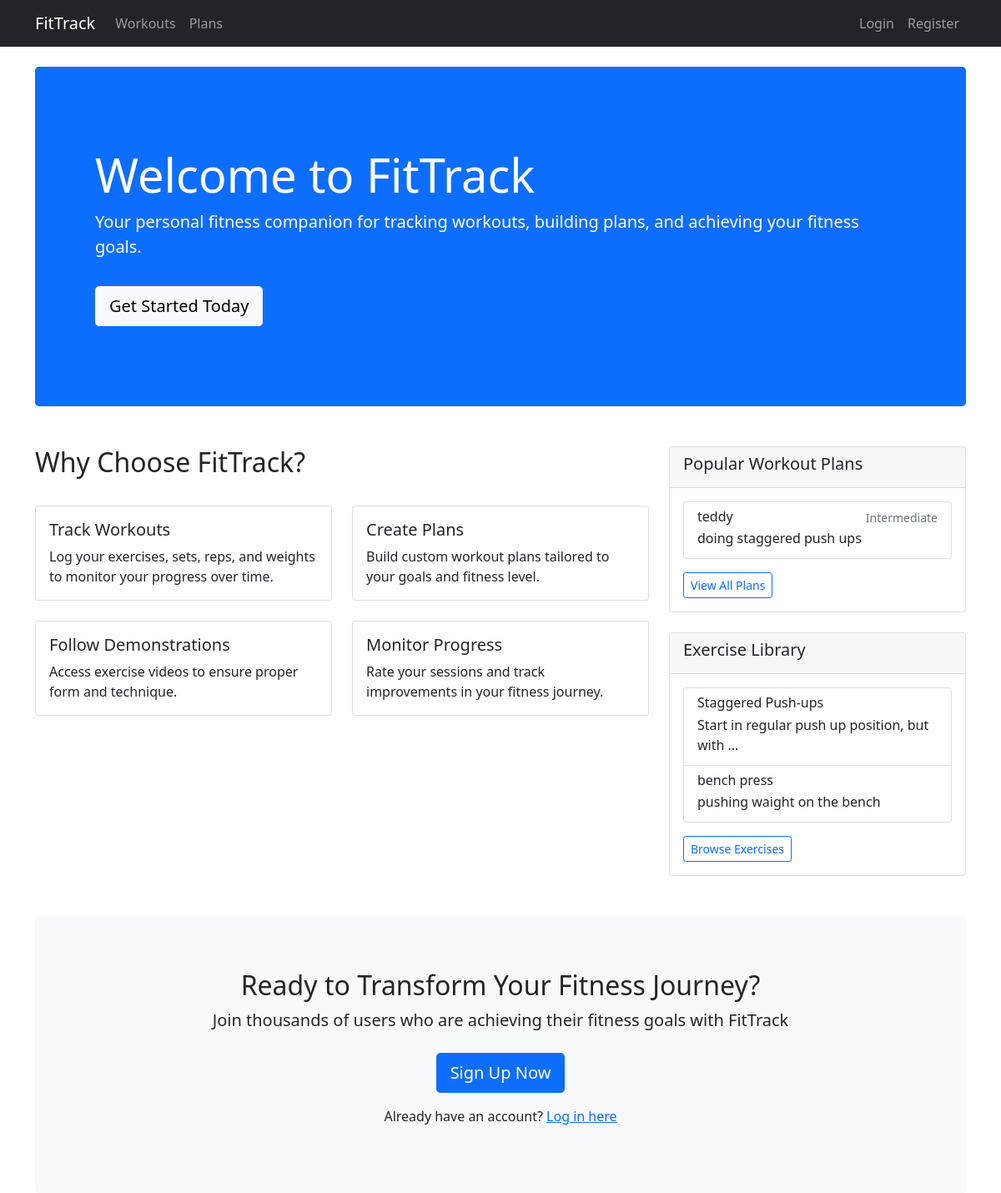
The app's page /, older data.
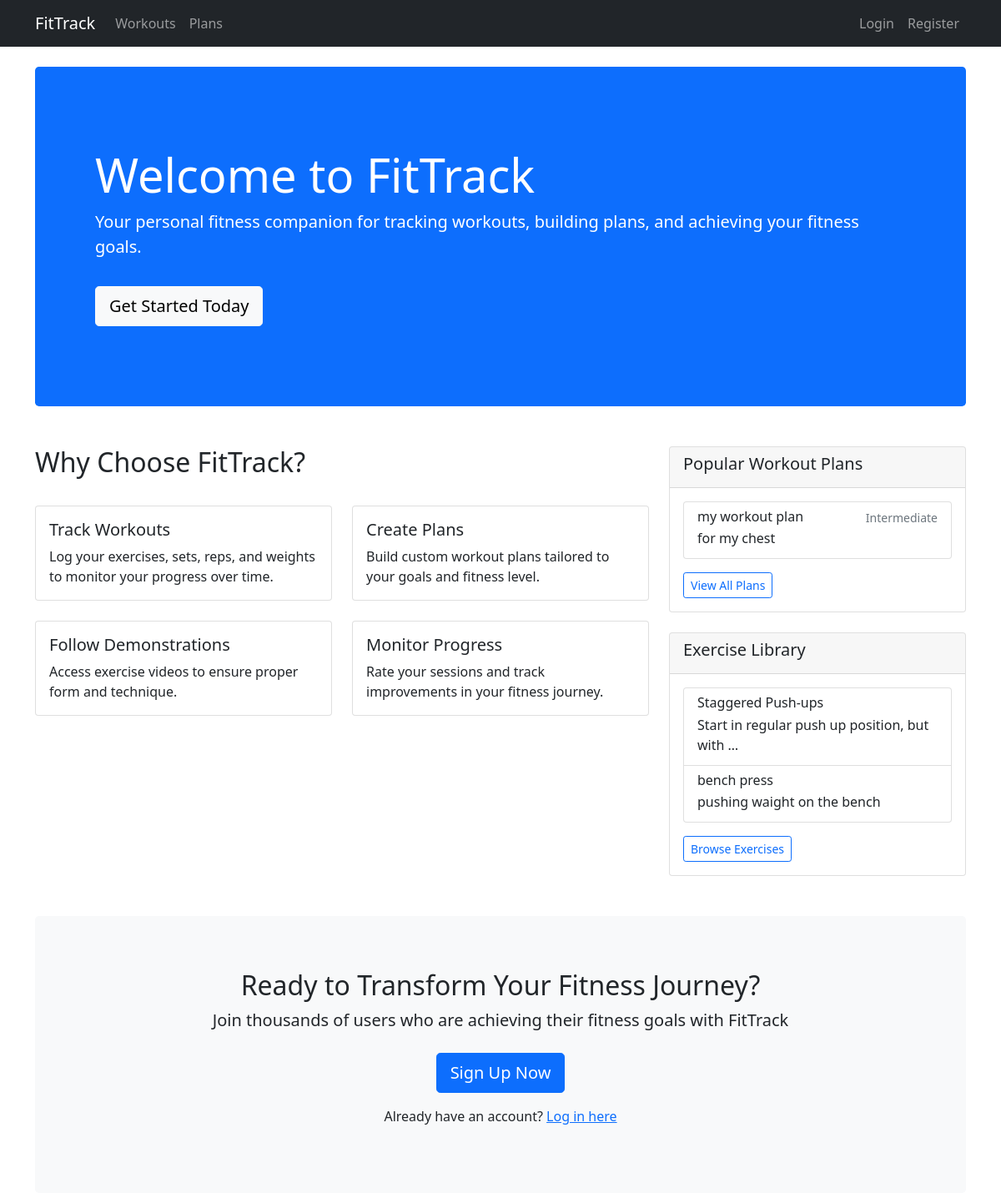
The same page, newer data.
### workouts/models.py (models this page shows, shortened)
class WorkoutPlan(models.Model):
    DIFFICULTY_CHOICES = [
        ('B', 'Beginner'),
        ('I', 'Intermediate'),
        ('A', 'Advanced'),
    ]
    name = models.CharField(max_length=200)
    creator = models.ForeignKey(User, on_delete=models.CASCADE, related_name='created_plans')
    workouts = models.ManyToManyField(Workout, through='WorkoutPlanItem')
    description = models.TextField()
    difficulty = models.CharField(max_length=1, choices=DIFFICULTY_CHOICES, default='B')
    is_public = models.BooleanField(default=False)
    created_at = models.DateTimeField(auto_now_add=True)
    class Meta:
        ordering = ['-created_at']

class Workout(models.Model):
    name = models.CharField(max_length=200)
    description = models.TextField()
    muscle_groups = models.ManyToManyField(MuscleGroup)
    demonstration_video_url = models.URLField(blank=True, null=True)
    created_by = models.ForeignKey(User, on_delete=models.SET_NULL, null=True)
    created_at = models.DateTimeField(auto_now_add=True)
    class Meta:
        ordering = ['name']

### workouts/views.py (the view)
# urls.py: path('', views.index)
def index(request):
    public_plans = WorkoutPlan.objects.filter(is_public=True)[:5]
    recent_workouts = Workout.objects.all()[:5]
    return render(request, 'workouts/index.html', {
        'public_plans': public_plans,
        'recent_workouts': recent_workouts
    })

### workouts/templates/workouts/index.html (shortened to what this page needs)
{% extends 'workouts/base.html' %}
{% block content %}
<div class="row">
    <div class="col-12 mb-5">
        <div class="p-5 bg-primary text-white rounded-3">
            <div class="container-fluid py-5">
                <h1 class="display-4">Welcome to FitTrack</h1>
                <p class="lead">Your personal fitness companion for tracking workouts, building plans, and achieving your fitness goals.</p>
                {% if not user.is_authenticated %}
                <a class="btn btn-light btn-lg mt-3" href="{% url 'workouts:register' %}" role="button">Get Started Today</a>
                {% endif %}
            </div>
        </div>
    </div>
</div>
<div class="row">
    <div class="col-md-8">
        {% if user.is_authenticated %}
        <div class="row mb-4">
            <div class="col-12">
                <h2>Your Fitness Dashboard</h2>
                <p class="text-muted">Welcome back, {{ user.username }}! Here's an overview of your fitness journey.</p>
            </div>
        </div>
        <div class="row mb-4">
            <div class="col-md-4 mb-3">
                <div class="card h-100">
                    <div class="card-body text-center">
                        <h5 class="card-title">Start Workout</h5>
                        <p class="card-text">Begin a new training session</p>
                        <a href="{% url 'workouts:start_session' %}" class="btn btn-primary">Start Now</a>
                    </div>
                </div>
            </div>
            <div class="col-md-4 mb-3">
                <div class="card h-100">
                    <div class="card-body text-center">
                        <h5 class="card-title">Create Workout</h5>
                        <p class="card-text">Add a new exercise to library</p>
                        <a href="{% url 'workouts:create_workout' %}" class="btn btn-primary">Create</a>
                    </div>
                </div>
            </div>
            <div class="col-md-4 mb-3">
                <div class="card h-100">
                    <div class="card-body text-center">
                        <h5 class="card-title">Build Plan</h5>
                        <p class="card-text">Design a workout program</p>
                        <a href="{% url 'workouts:create_workoutplan' %}" class="btn btn-primary">Build</a>
                    </div>
                </div>
            </div>
        </div>
        <div class="row mb-4">
            <div class="col-12">
                <h3>Your Recent Activity</h3>
                <div class="card">
                    <div class="card-body">
                        <p class="text-center text-muted py-4">
                            Your workout sessions will appear here once you start tracking.
                            <br>
                            <a href="{% url 'workouts:start_session' %}">Start your first session</a>
                        </p>
                    </div>
                </div>
            </div>
        </div>
        {% else %}
        <div class="row mb-4">
            <div class="col-12">
                <h2>Why Choose FitTrack?</h2>
            </div>
        </div>
        <div class="row">
            <div class="col-md-6 mb-4">
                <div class="card h-100">
                    <div class="card-body">
                        <h5 class="card-title">Track Workouts</h5>
                        <p class="card-text">Log your exercises, sets, reps, and weights to monitor your progress over time.</p>
                    </div>
                </div>
            </div>
            <div class="col-md-6 mb-4">
                <div class="card h-100">
                    <div class="card-body">
                        <h5 class="card-title">Create Plans</h5>
                        <p class="card-text">Build custom workout plans tailored to your goals and fitness level.</p>
                    </div>
                </div>
            </div>
            <div class="col-md-6 mb-4">
                <div class="card h-100">
                    <div class="card-body">
                        <h5 class="card-title">Follow Demonstrations</h5>
                        <p class="card-text">Access exercise videos to ensure proper form and technique.</p>
                    </div>
                </div>
            </div>
            <div class="col-md-6 mb-4">
                <div class="card h-100">
                    <div class="card-body">
                        <h5 class="card-title">Monitor Progress</h5>
                        <p class="card-text">Rate your sessions and track improvements in your fitness journey.</p>
                    </div>
                </div>
            </div>
        </div>
        {% endif %}
    </div>
    <div class="col-md-4">
        <div class="card mb-4">
            <div class="card-header">
                <h5>Popular Workout Plans</h5>
            </div>
            <div class="card-body">
                {% if public_plans %}
                <div class="list-group">
                    {% for plan in public_plans %}
                    <a href="{% url 'workouts:workoutplan_detail' plan.pk %}" class="list-group-item list-group-item-action">
                        <div class="d-flex w-100 justify-content-between">
                            <h6 class="mb-1">{{ plan.name }}</h6>
                            <small class="text-muted">{{ plan.get_difficulty_display }}</small>
                        </div>
                        <p class="mb-1">{{ plan.description|truncatewords:10 }}</p>
                    </a>
                    {% endfor %}
                </div>
                {% else %}
                <p class="text-muted">No public plans available yet.</p>
                {% endif %}
                <a href="{% url 'workouts:workoutplan_list' %}" class="btn btn-sm btn-outline-primary mt-3">View All Plans</a>
            </div>
        </div>
        <div class="card">
            <div class="card-header">
                <h5>Exercise Library</h5>
            </div>
            <div class="card-body">
                {% if recent_workouts %}
                <div class="list-group">
                    {% for workout in recent_workouts %}
                    <a href="{% url 'workouts:workout_detail' workout.pk %}" class="list-group-item list-group-item-action">
                        <div class="d-flex w-100 justify-content-between">
                            <h6 class="mb-1">{{ workout.name }}</h6>
                        </div>
                        <p class="mb-1">{{ workout.description|truncatewords:8 }}</p>
                    </a>
                    {% endfor %}
                </div>
                {% else %}
                <p class="text-muted">No workouts available yet.</p>
                {% endif %}
                <a href="{% url 'workouts:workout_list' %}" class="btn btn-sm btn-outline-primary mt-3">Browse Exercises</a>
            </div>
        </div>
    </div>
</div>
{% if not user.is_authenticated %}
<div class="row mt-5">
    <div class="col-12">
        <div class="p-5 bg-light rounded-3">
            <div class="container-fluid py-3 text-center">
                <h2>Ready to Transform Your Fitness Journey?</h2>
                <p class="lead">Join thousands of users who are achieving their fitness goals with FitTrack</p>
                <a class="btn btn-primary btn-lg mt-2" href="{% url 'workouts:register' %}" role="button">Sign Up Now</a>
                <p class="mt-3">Already have an account? <a href="{% url 'login' %}">Log in here</a></p>
            </div>
        </div>
    </div>
</div>
{% endif %}
{% endblock %}

### workouts/templates/workouts/base.html (shortened to what this page needs)
<!DOCTYPE html>
<html lang="en">
<head>
    <link rel="stylesheet" href="https://cdnjs.cloudflare.com/ajax/libs/font-awesome/6.0.0/css/all.min.css">
    <link href="https://cdn.jsdelivr.net/npm/bootstrap@5.1.3/dist/css/bootstrap.min.css" rel="stylesheet">
</head>
<body>
    <nav class="navbar navbar-expand-lg navbar-dark bg-dark">
        <div class="container">
            <a class="navbar-brand" href="{% url 'workouts:index' %}">FitTrack</a>
            <div class="collapse navbar-collapse" id="navbarNav">
                <ul class="navbar-nav me-auto">
                    <li class="nav-item">
                        <a class="nav-link" href="{% url 'workouts:workout_list' %}">Workouts</a>
                    </li>
                    <li class="nav-item">
                        <a class="nav-link" href="{% url 'workouts:workoutplan_list' %}">Plans</a>
                    </li>
                </ul>
                <ul class="navbar-nav">
                    {% if user.is_authenticated %}
                    <li class="nav-item">
                        <span class="navbar-text">Hello, {{ user.username }}</span>
                    </li>
                    <li class="nav-item">
                        <form method="post" action="{% url 'logout' %}" class="d-inline">
                            {% csrf_token %}
                            <button type="submit" class="btn btn-link nav-link" style="border: none; background: none; color: rgba(255,255,255,.55);">
                                <i class="fas fa-sign-out-alt"></i> Logout
                            </button>
                        </form>
                    </li>
                    {% else %}
                    <li class="nav-item">
                        <a class="nav-link" href="{% url 'login' %}">Login</a>
                    </li>
                    <li class="nav-item">
                        <a class="nav-link" href="{% url 'workouts:register' %}">Register</a>
                    </li>
                    {% endif %}
                </ul>
            </div>
        </div>
    </nav>
    <div class="container mt-4">
        {% block content %}
        {% endblock %}
    </div>
</body>
</html>

Row changes from the older to the newer data that the page shows:
removed WorkoutPlan: name "teddy", difficulty "Intermediate", description "doing staggered push ups"
added WorkoutPlan: name "my workout plan", difficulty "Intermediate", description "for my chest"
